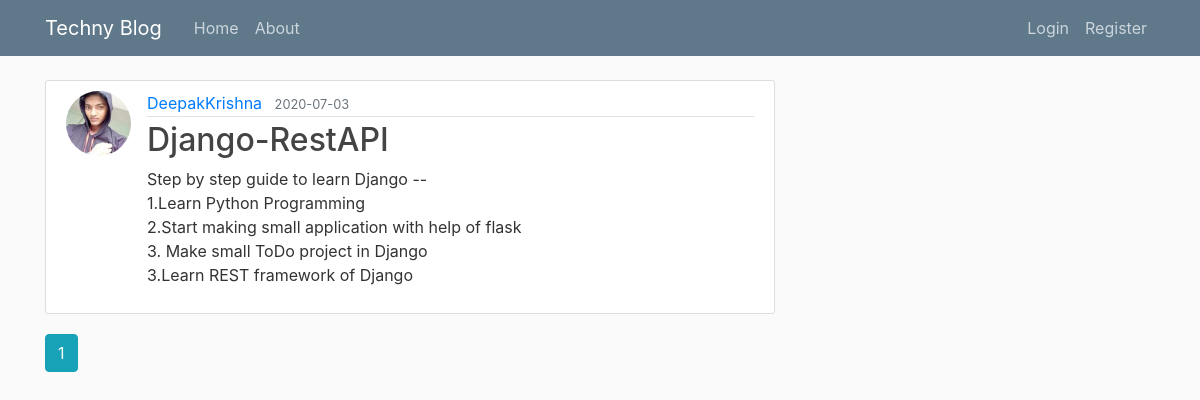
The page /home on the database its author committed.
### technyblog/models.py (models this page shows, shortened)
class Post(db.Model):
    id = db.Column(db.Integer, primary_key=True)
    title = db.Column(db.String(100), nullable=False)
    date_posted = db.Column(db.DateTime, nullable=False, default=datetime.utcnow)
    content = db.Column(db.Text, nullable=False)
    user_id = db.Column(db.Integer, db.ForeignKey('user.id'), nullable=False)

class User(db.Model, UserMixin):
    id = db.Column(db.Integer, primary_key=True)
    username = db.Column(db.String(20), unique=True, nullable=False)
    email = db.Column(db.String(120), unique=True, nullable=False)
    image_file = db.Column(db.String(20), nullable=False, default='default.jpg')
    password = db.Column(db.String(60), nullable=False)
    posts = db.relationship('Post', backref='author', lazy=True)

### technyblog/routes.py (the view)
@app.route("/")
@app.route("/home")
def home():
    page = request.args.get('page', 1, type=int)
    posts = Post.query.order_by(Post.date_posted.desc()).paginate(page=page, per_page=5)
    return render_template('home.html', posts=posts)

### technyblog/templates/home.html
{% extends "layout.html" %}
{% block content %}
    {% for post in posts.items %}
        <article class="media content-section">
          <img class="rounded-circle article-img" src="{{ url_for('static', filename='profile_pics/' + post.author.image_file) }}">
          <div class="media-body">
            <div class="article-metadata">
              <a class="mr-2" href="{{ url_for('user_posts', username=post.author.username) }}">{{ post.author.username }}</a>
              <small class="text-muted">{{ post.date_posted.strftime('%Y-%m-%d') }}</small>
            </div>
            <h2><a class="article-title" href="{{ url_for('post', post_id=post.id) }}">{{ post.title }}</a></h2>
            <p class="article-content">{{ post.content }}</p>
          </div>
        </article>
    {% endfor %}
    {% for page_num in posts.iter_pages(left_edge=1, right_edge=1, left_current=1, right_current=2) %}
      {% if page_num %}
        {% if posts.page == page_num %}
          <a class="btn btn-info mb-4" href="{{ url_for('home', page=page_num) }}">{{ page_num }}</a>
        {% else %}
          <a class="btn btn-outline-info mb-4" href="{{ url_for('home', page=page_num) }}">{{ page_num }}</a>
        {% endif %}
      {% else %}
        ...
      {% endif %}
    {% endfor %}
{% endblock content %}

### technyblog/static/main.css (style rules this page uses)
body { background: #fafafa; color: #333333; margin-top: 5rem; }
h1, h2, h3, h4, h5, h6 { color: #444444; }
.content-section { background: #ffffff; padding: 10px 20px; border: 1px solid #dddddd; border-radius: 3px; margin-bottom: 20px; }
.article-title { color: #444444; }
.article-content { white-space: pre-line; }
.article-img { height: 65px; width: 65px; margin-right: 16px; }
.article-metadata { padding-bottom: 1px; margin-bottom: 4px; border-bottom: 1px solid #e3e3e3 }

### rows shown on the page
Post: image_file (picture), author.username "DeepakKrishna", date_posted "2020-07-03", title "Django-RestAPI", content "Step by step guide to learn Django -- 1.Learn Python Programming 2.Start making small application with help of flask 3. Make small ToDo project in Django 3.Learn REST framework of Django"

### other values the page prints
{{ page_num }} "1"
